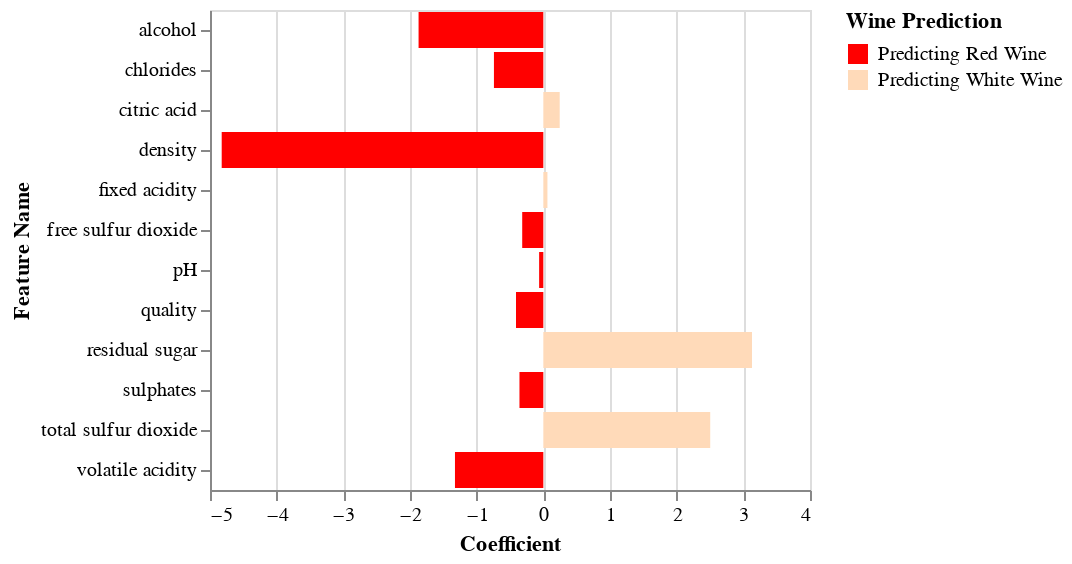

Here is the notebook cell this chart was saved with:
### Code cell
# To visualize the above result

# result_df['Wine Prediction'] = result_df['Coefficient'].apply(lambda x: 'Predicting White Wine' if x > 0 else 'Predicting Red Wine')

# chart = alt.Chart(result_df).mark_bar().encode(
#     x='Coefficient',
#     y='Feature Name',
#     color=alt.Color('Wine Prediction', 
#                     legend=alt.Legend(title="Wine Prediction"), 
#                     scale=alt.Scale(domain=['Predicting Red Wine', 'Predicting White Wine'], 
#                                     range=['red', 'peachpuff'])
#                    )
# )

chart = create_wine_prediction_chart(result_df, 'red', 'peachpuff')
chart

### Figure 1 — Vega-Lite specification as saved in the notebook (floating-point values rounded to 4 significant figures)
{"config": {"view": {"continuousWidth": 300, "continuousHeight": 300}}, "data": {"name": "data-a14f23c1e1ad71b02b8a83697fc8c66a"}, "mark": {"type": "bar"}, "encoding": {"color": {"field": "Wine Prediction", "legend": {"title": "Wine Prediction"}, "scale": {"domain": ["Predicting Red Wine", "Predicting White Wine"], "range": ["red", "peachpuff"]}, "type": "nominal"}, "x": {"field": "Coefficient", "type": "quantitative"}, "y": {"field": "Feature Name", "type": "nominal"}}, "$schema": "https://vega.github.io/schema/vega-lite/v5.15.1.json", "datasets": {"data-a14f23c1e1ad71b02b8a83697fc8c66a": [{"Feature Name": "fixed acidity", "Coefficient": 0.06148, "Wine Prediction": "Predicting White Wine"}, {"Feature Name": "volatile acidity", "Coefficient": -1.326, "Wine Prediction": "Predicting Red Wine"}, {"Feature Name": "citric acid", "Coefficient": 0.2454, "Wine Prediction": "Predicting White Wine"}, {"Feature Name": "residual sugar", "Coefficient": 3.13, "Wine Prediction": "Predicting White Wine"}, {"Feature Name": "chlorides", "Coefficient": -0.7409, "Wine Prediction": "Predicting Red Wine"}, {"Feature Name": "free sulfur dioxide", "Coefficient": -0.3169, "Wine Prediction": "Predicting Red Wine"}, {"Feature Name": "total sulfur dioxide", "Coefficient": 2.503, "Wine Prediction": "Predicting White Wine"}, {"Feature Name": "density", "Coefficient": -4.824, "Wine Prediction": "Predicting Red Wine"}, {"Feature Name": "pH", "Coefficient": -0.06316, "Wine Prediction": "Predicting Red Wine"}, {"Feature Name": "sulphates", "Coefficient": -0.3581, "Wine Prediction": "Predicting Red Wine"}, {"Feature Name": "alcohol", "Coefficient": -1.871, "Wine Prediction": "Predicting Red Wine"}, {"Feature Name": "quality", "Coefficient": -0.4099, "Wine Prediction": "Predicting Red Wine"}]}}
